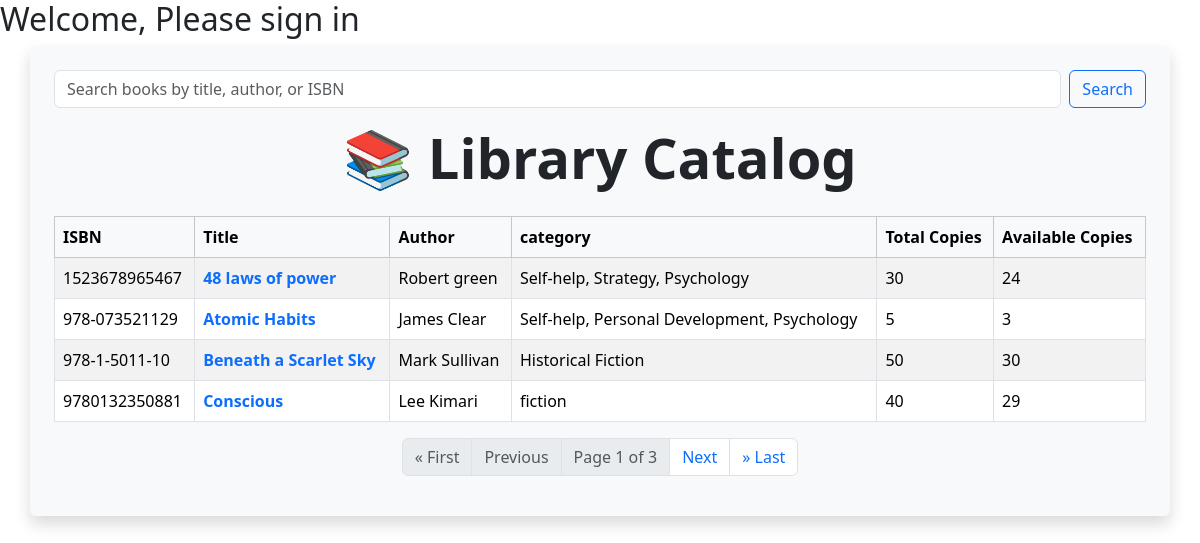
Page /library/book_list/ (signed in) on the committed database.
### library_app/models.py (models this page shows, shortened)
class Book(models.Model):
    title = models.CharField(max_length=255)
    author = models.CharField(max_length=255)
    isbn = models.CharField(max_length=13, unique=True)
    category = models.CharField(max_length=100)
    description = models.TextField(blank=True)  # NEW field
    total_copies = models.PositiveIntegerField()
    available_copies = models.PositiveIntegerField()
    added_by = models.ForeignKey(User, on_delete=models.SET_NULL, null=True, blank=True)  # NEW field
    publisher = models.ForeignKey('Publisher', on_delete=models.SET_NULL, null=True, blank=True)  # NEW field
    created_at = models.DateTimeField(auto_now_add=True)
    updated_at = models.DateTimeField(auto_now=True)

### library_app/views.py (the view)
# urls.py: path('book_list/', book_list, name='book_list'),
@login_required
def book_list(request):
    query = request.GET.get('q', '')
    books = Book.objects.all().order_by('title')
    if query:
        books = books.filter(
            Q(title__icontains=query) |
            Q(author__icontains=query) |
            Q(isbn__icontains=query)
        )
    paginator = Paginator(books, 4)  # Show 4 books per page
    page = request.GET.get('page')
    try:
        paginated_books = paginator.page(page)
    except PageNotAnInteger:
        paginated_books = paginator.page(1)
    except EmptyPage:
        paginated_books = paginator.page(paginator.num_pages)
    title = "Book List"
    return render(request, 'library_app/book_list.html', {'books': paginated_books, 'title': title, 'current_year': datetime.now().year, 'query': query})

### library_app/templates/library_app/book_list.html (shortened to what this page needs)
{% extends 'base.html' %} {% block content %}
<div class="container p-4 bg-light shadow rounded">
  <form method="get" action="" class="d-flex mb-3">
    <input
      type="text"
      name="q"
      class="form-control me-2"
      placeholder="Search books by title, author, or ISBN"
      value="{{ query }}"
    />
    <button type="submit" class="btn btn-outline-primary">Search</button>
  </form>
  <h1 class="display-4 fw-bold text-center text-gradient mb-4">
    📚 Library Catalog
  </h1>
  <div class="table-responsive">
    <table class="table table-bordered table-striped align-middle">
      <thead class="table-light">
        <tr>
          <th>ISBN</th>
          <th>Title</th>
          <th>Author</th>
          <th>category</th>
          <th>Total Copies</th>
          <th>Available Copies</th>
        </tr>
      </thead>
      <tbody>
        {% for book in books %}
        <tr>
          <td>{{ book.isbn }}</td>
          <td>
            <a
              href="{% url 'book_detail' book.id %}"
              class="text-decoration-none fw-semibold"
            >
              {{ book.title }}
            </a>
          </td>
          <td>{{ book.author }}</td>
          <td>{{ book.category }}</td>
          <td>{{ book.total_copies }}</td>
          <td>{{ book.available_copies }}</td>
        </tr>
        {% endfor %}
      </tbody>
    </table>
    <nav aria-label="Page navigation">
      <ul class="pagination justify-content-center">
        {% if books.has_previous %}
        <li class="page-item">
          <a class="page-link" href="?page=1">&laquo; First</a>
        </li>
        <li class="page-item">
          <a class="page-link" href="?page={{ books.previous_page_number }}"
            >Previous</a
          >
        </li>
        {% else %}
        <li class="page-item disabled">
          <span class="page-link">&laquo; First</span>
        </li>
        <li class="page-item disabled">
          <span class="page-link">Previous</span>
        </li>
        {% endif %}
        <li class="page-item disabled">
          <span class="page-link">
            Page {{ books.number }} of {{ books.paginator.num_pages }}
          </span>
        </li>
        {% if books.has_next %}
        <li class="page-item">
          <a class="page-link" href="?page={{ books.next_page_number }}"
            >Next</a
          >
        </li>
        <li class="page-item">
          <a class="page-link" href="?page={{ books.paginator.num_pages }}"
            >&raquo; Last</a
          >
        </li>
        {% endif %}
      </ul>
    </nav>
  </div>
</div>
{% endblock content %}

### rows in the picture
Book: isbn "1523678965467", title "48 laws of power", author "Robert green", category "Self-help, Strategy, Psychology", total_copies "30", available_copies "24"
Book: isbn "978-073521129", title "Atomic Habits", author "James Clear", category "Self-help, Personal Development, Psychology", total_copies "5", available_copies "3"
Book: isbn "978-1-5011-10", title "Beneath a Scarlet Sky", author "Mark Sullivan", category "Historical Fiction", total_copies "50", available_copies "30"
Book: isbn "9780132350881", title "Conscious", author "Lee Kimari", category "fiction", total_copies "40", available_copies "29"

### other values in the picture
{{ books.number }} "1"
{{ books.paginator.num_pages }} "3"
